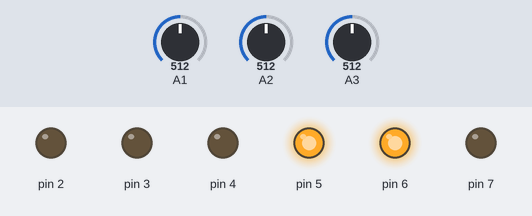
Bench run of a sketch on a simulated Arduino Uno, built with avr-gcc and run on an emulated ATmega328P. Parts: output pins drawn as LEDs (lit = HIGH). The test bench sets the inputs (shaded band); at power-on: A1 = 512, A2 = 512, A3 = 512. What the sketch prints to the serial monitor is not drawn.

Above: at 0.1 s.
Timing chart, 0 to 1.6 s (numbered marks = the images above):
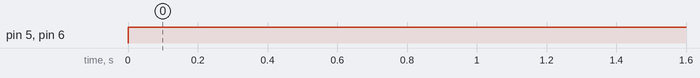

The sketch:

3ir_4_condn.ino
```cpp
//left motor d6 pos d7 neg
//right motor positive d4 neg d5
//l threshold of left
//r threshold of right
//c threshold of centre
//less then threshold white
int main(void)
{
 DDRD=0xFF;
  Serial.begin(2000000);
  while(true)
  {

    ADMUX=0x41;

    ADCSRA=0xC7;

    while(ADCSRA&0x40){}

    int left=ADCW;

    ADMUX=0x42;

    ADCSRA=0xC7;

    while(ADCSRA&0x40){}

    int right=ADCW;

    ADMUX=0x43;

    ADCSRA=0xC7;

    while(ADCSRA&0x40){}

    int centre=ADCW;


    if(left<500&&right<500&&centre>500)

    {
      Serial.println("Forward");
      PORTD=0x90;

    }
    if(left<500&&right>500&&centre<500)


    {

      Serial.println("Right");

      PORTD=0xA0;

    }

    if(left>500&&right<500&&centre<500)

    {

      Serial.println("Left");
      PORTD=0x50;
    }

   if(left>500&&right>500&&centre>500)

    {

      Serial.println("Back");
      PORTD=0x60;

    }
  }
}
```

Measured:
- by itself, pin 5, pin 6: LOW → HIGH at 0.00 s
